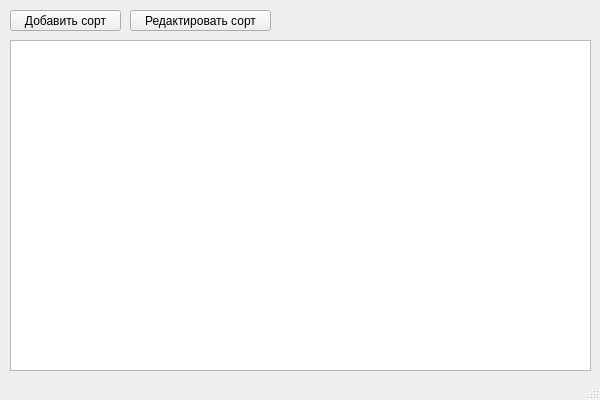
<?xml version="1.0" encoding="UTF-8"?>
<ui version="4.0">
 <class>MainWindow</class>
 <widget class="QMainWindow" name="MainWindow">
  <property name="geometry">
   <rect>
    <x>0</x>
    <y>0</y>
    <width>600</width>
    <height>400</height>
   </rect>
  </property>
  <property name="sizePolicy">
   <sizepolicy hsizetype="Fixed" vsizetype="Fixed">
    <horstretch>0</horstretch>
    <verstretch>0</verstretch>
   </sizepolicy>
  </property>
  <property name="minimumSize">
   <size>
    <width>600</width>
    <height>400</height>
   </size>
  </property>
  <property name="maximumSize">
   <size>
    <width>600</width>
    <height>400</height>
   </size>
  </property>
  <property name="windowTitle">
   <string>Латте макиато</string>
  </property>
  <widget class="QWidget" name="centralwidget">
   <widget class="QTableWidget" name="tableWidget">
    <property name="geometry">
     <rect>
      <x>10</x>
      <y>40</y>
      <width>581</width>
      <height>331</height>
     </rect>
    </property>
   </widget>
   <widget class="QPushButton" name="pushButton">
    <property name="geometry">
     <rect>
      <x>10</x>
      <y>10</y>
      <width>111</width>
      <height>21</height>
     </rect>
    </property>
    <property name="text">
     <string>Добавить сорт</string>
    </property>
   </widget>
   <widget class="QPushButton" name="pushButton_2">
    <property name="geometry">
     <rect>
      <x>130</x>
      <y>10</y>
      <width>141</width>
      <height>21</height>
     </rect>
    </property>
    <property name="text">
     <string>Редактировать сорт</string>
    </property>
   </widget>
  </widget>
  <widget class="QStatusBar" name="statusBar"/>
 </widget>
 <resources/>
 <connections/>
</ui>
